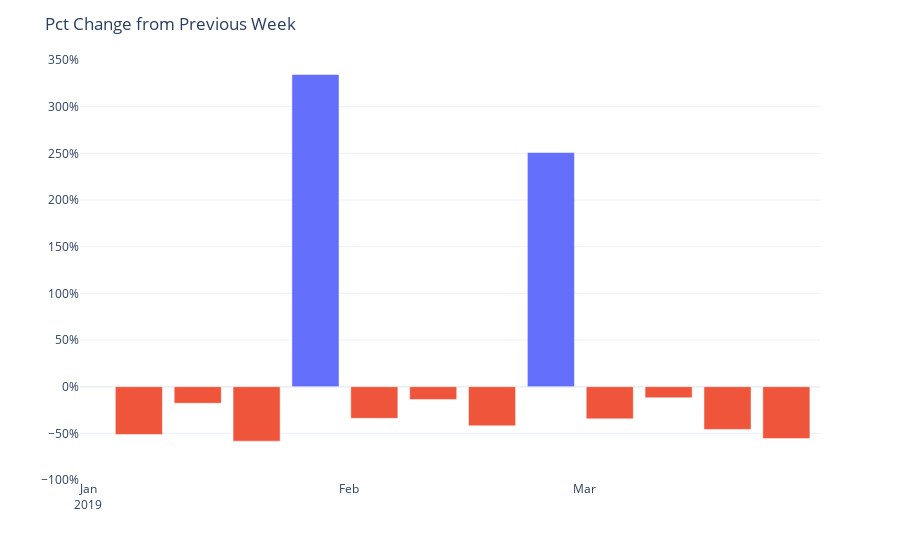

Write notebook code for a chart like this one.
### Code cell
## Zoom in on the above
fig = px.bar(df_test, 
             x = df_test.index, 
             y = df_test.columns,
            template = "plotly_white"
)

fig.update_xaxes(
    dtick="M1",
    tickformat="%b\n%Y",
)

fig.update_yaxes(
    tickformat = ',.0%',
    range = [-1,3.5],
)

fig.update_layout(
    xaxis_title = None,
    yaxis_title = None,
    title_text = 'Pct Change from Previous Week',
    xaxis_range = ['2018-12-31','2019-03-29'],
    barmode='relative',
    showlegend=False
)

fig.show();

### Figure 1 — Plotly figure (JSON) as saved in the notebook; plotly's stock layout.template omitted (floating-point values rounded to 4 significant figures)
{"data": [{"alignmentgroup": "True", "hovertemplate": "variable=positive<br>week=%{x}<br>value=%{y}<extra></extra>", "legendgroup": "positive", "marker": {"color": "#636efa"}, "name": "positive", "offsetgroup": "positive", "orientation": "v", "showlegend": true, "textposition": "auto", "type": "bar", "x": ["2018-12-31T00:00:00", "2019-01-07T00:00:00", "2019-01-14T00:00:00", "2019-01-21T00:00:00", "2019-01-28T00:00:00", "2019-02-04T00:00:00", "2019-02-11T00:00:00", "2019-02-18T00:00:00", "2019-02-25T00:00:00", "2019-03-04T00:00:00", "2019-03-11T00:00:00", "2019-03-18T00:00:00", "2019-03-25T00:00:00", "2019-04-01T00:00:00", "2019-04-08T00:00:00", "2019-04-15T00:00:00", "2019-04-22T00:00:00", "2019-04-29T00:00:00", "2019-05-06T00:00:00", "2019-05-13T00:00:00", "2019-05-20T00:00:00", "2019-05-27T00:00:00", "2019-06-03T00:00:00", "2019-06-10T00:00:00", "2019-06-17T00:00:00", "2019-06-24T00:00:00", "2019-07-01T00:00:00", "2019-07-08T00:00:00", "2019-07-15T00:00:00", "2019-07-22T00:00:00", "2019-07-29T00:00:00", "2019-08-05T00:00:00", "2019-08-12T00:00:00", "2019-08-19T00:00:00", "2019-08-26T00:00:00", "2019-09-02T00:00:00", "2019-09-09T00:00:00", "2019-09-16T00:00:00", "2019-09-23T00:00:00", "2019-09-30T00:00:00", "2019-10-07T00:00:00", "2019-10-14T00:00:00", "2019-10-21T00:00:00", "2019-10-28T00:00:00", "2019-11-04T00:00:00", "2019-11-11T00:00:00", "2019-11-18T00:00:00", "2019-11-25T00:00:00", "2019-12-02T00:00:00", "2019-12-09T00:00:00", "2019-12-16T00:00:00", "2019-12-23T00:00:00", "2019-12-30T00:00:00", "2020-01-06T00:00:00", "2020-01-13T00:00:00", "2020-01-20T00:00:00", "2020-01-27T00:00:00", "2020-02-03T00:00:00", "2020-02-10T00:00:00", "2020-02-17T00:00:00", "2020-02-24T00:00:00", "2020-03-02T00:00:00", "2020-03-09T00:00:00"], "xaxis": "x", "y": [null, null, null, null, 3.345, null, null, null, 2.509, null, null, null, null, 7.955, null, null, null, 4.994, null, null, null, 1.755, 0.2058, null, null, null, 6.095, null, null, null, 4.404, null, null, null, 0.2227, 1.199, null, null, null, 5.391, null, null, null, 2.755, null, null, null, 0.5475, 1.563, null, null, null, null, null, null, null, null, null, null, null, 0.08147, null, null], "yaxis": "y"}, {"alignmentgroup": "True", "hovertemplate": "variable=negative<br>week=%{x}<br>value=%{y}<extra></extra>", "legendgroup": "negative", "marker": {"color": "#EF553B"}, "name": "negative", "offsetgroup": "negative", "orientation": "v", "showlegend": true, "textposition": "auto", "type": "bar", "x": ["2018-12-31T00:00:00", "2019-01-07T00:00:00", "2019-01-14T00:00:00", "2019-01-21T00:00:00", "2019-01-28T00:00:00", "2019-02-04T00:00:00", "2019-02-11T00:00:00", "2019-02-18T00:00:00", "2019-02-25T00:00:00", "2019-03-04T00:00:00", "2019-03-11T00:00:00", "2019-03-18T00:00:00", "2019-03-25T00:00:00", "2019-04-01T00:00:00", "2019-04-08T00:00:00", "2019-04-15T00:00:00", "2019-04-22T00:00:00", "2019-04-29T00:00:00", "2019-05-06T00:00:00", "2019-05-13T00:00:00", "2019-05-20T00:00:00", "2019-05-27T00:00:00", "2019-06-03T00:00:00", "2019-06-10T00:00:00", "2019-06-17T00:00:00", "2019-06-24T00:00:00", "2019-07-01T00:00:00", "2019-07-08T00:00:00", "2019-07-15T00:00:00", "2019-07-22T00:00:00", "2019-07-29T00:00:00", "2019-08-05T00:00:00", "2019-08-12T00:00:00", "2019-08-19T00:00:00", "2019-08-26T00:00:00", "2019-09-02T00:00:00", "2019-09-09T00:00:00", "2019-09-16T00:00:00", "2019-09-23T00:00:00", "2019-09-30T00:00:00", "2019-10-07T00:00:00", "2019-10-14T00:00:00", "2019-10-21T00:00:00", "2019-10-28T00:00:00", "2019-11-04T00:00:00", "2019-11-11T00:00:00", "2019-11-18T00:00:00", "2019-11-25T00:00:00", "2019-12-02T00:00:00", "2019-12-09T00:00:00", "2019-12-16T00:00:00", "2019-12-23T00:00:00", "2019-12-30T00:00:00", "2020-01-06T00:00:00", "2020-01-13T00:00:00", "2020-01-20T00:00:00", "2020-01-27T00:00:00", "2020-02-03T00:00:00", "2020-02-10T00:00:00", "2020-02-17T00:00:00", "2020-02-24T00:00:00", "2020-03-02T00:00:00", "2020-03-09T00:00:00"], "xaxis": "x", "y": [null, -0.5123, -0.178, -0.584, null, -0.3393, -0.1383, -0.4197, null, -0.3449, -0.1182, -0.458, -0.5564, null, -0.5389, -0.2362, -0.569, null, -0.4586, -0.1414, -0.5103, null, null, -0.3674, -0.3602, -0.534, null, -0.5246, -0.2302, -0.5277, null, -0.4, -0.1185, -0.4739, null, null, -0.4951, -0.2919, -0.5254, null, -0.4763, -0.2318, -0.5132, null, -0.3302, -0.1268, -0.4277, null, null, -0.5049, -0.322, -0.5578, -0.5067, -0.4935, -0.3777, -0.207, -0.2879, -0.3531, -0.4736, -0.2292, null, -0.8901, -0.8], "yaxis": "y"}], "layout": {"autosize": true, "barmode": "relative", "legend": {"title": {"text": "variable"}, "tracegroupgap": 0}, "margin": {"t": 60}, "showlegend": false, "title": {"text": "Pct Change from Previous Week"}, "xaxis": {"anchor": "y", "domain": [0, 1], "dtick": "M1", "range": ["2018-12-31", "2019-03-29"], "tickformat": "%b\n%Y", "title": {}, "type": "date"}, "yaxis": {"anchor": "x", "domain": [0, 1], "range": [-1, 3.5], "tickformat": ",.0%", "title": {}, "type": "linear"}}}
